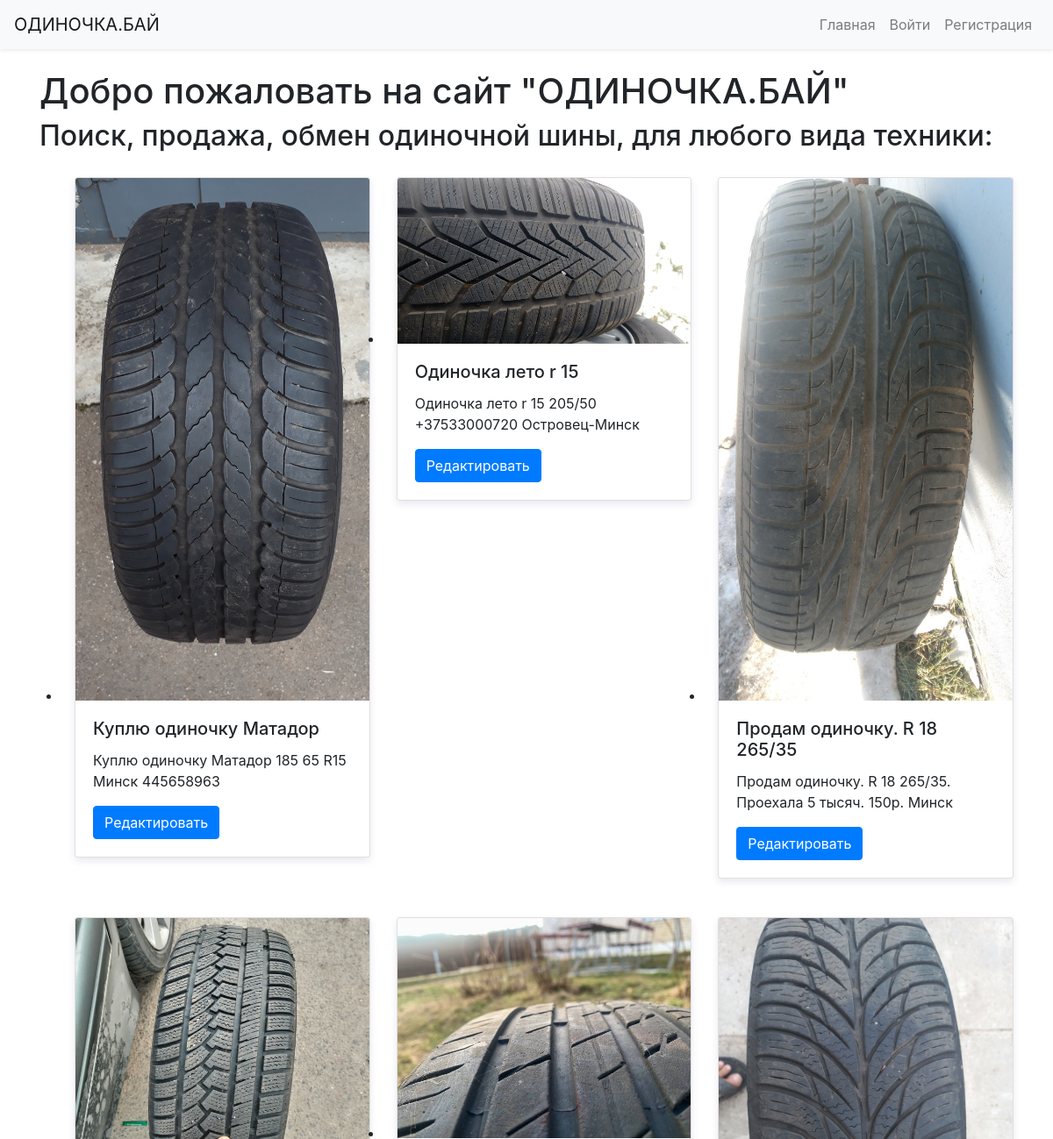
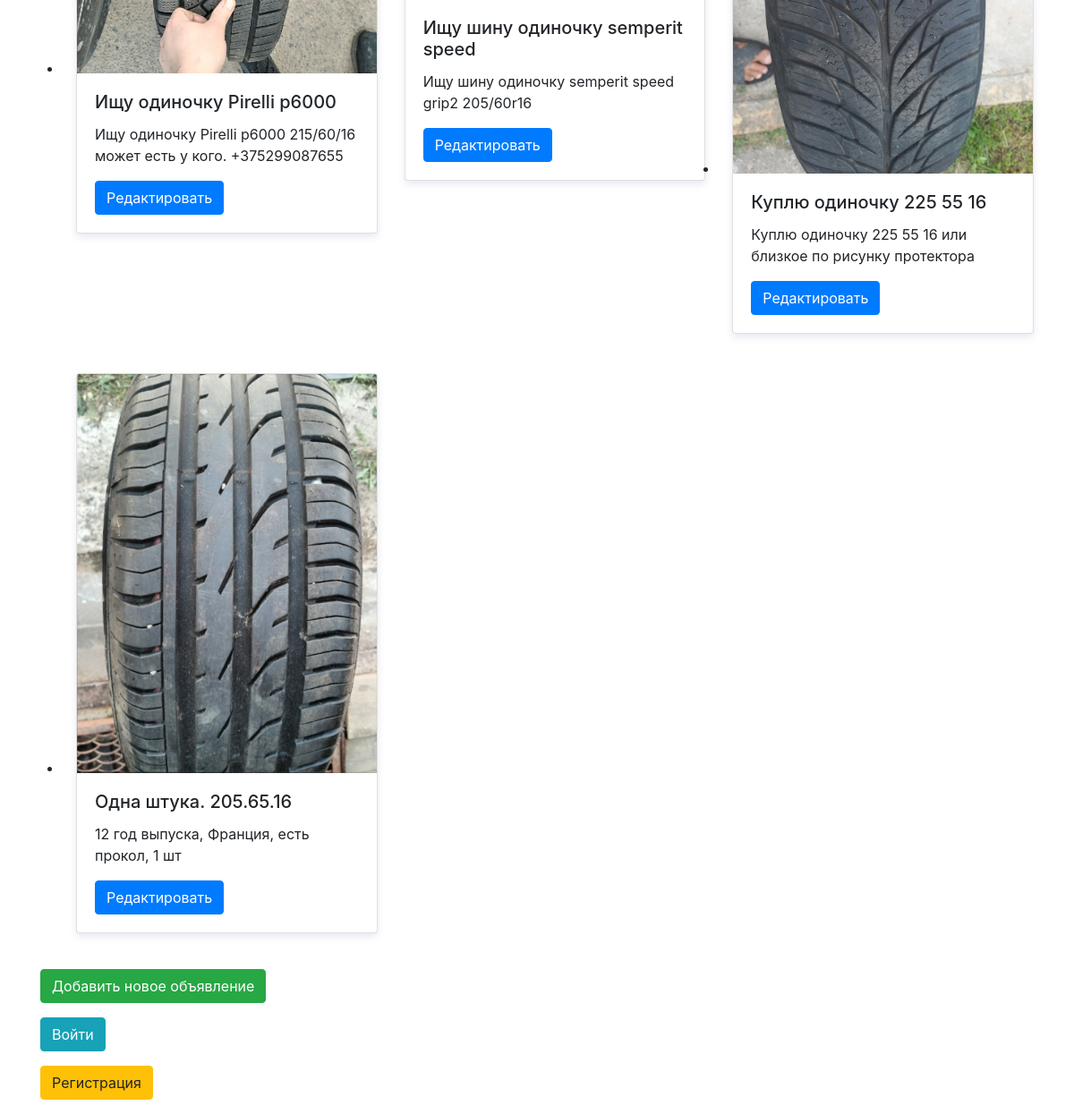
The page / on the database its author committed (2 pictures, top to bottom).
### app.py (models this page shows)
class Ad(db.Model):
    id = db.Column(db.Integer, primary_key=True)
    title = db.Column(db.String(200), nullable=False)
    description = db.Column(db.Text, nullable=False)
    image_filename = db.Column(db.String(200), nullable=True)
    user_id = db.Column(db.Integer, db.ForeignKey('user.id'), nullable=False)  # Связь с пользователем

### app.py (the view)
@app.route('/', methods=['GET'])
def index():
    ads = Ad.query.all()  # Извлекаем все объявления из базы данных
    return render_template('index.html', ads=ads)

### templates/index.html
{% extends 'base.html' %}
{% block content %}
    <h1>Добро пожаловать на сайт "ОДИНОЧКА.БАЙ"</h1>
    <h2>Поиск, продажа, обмен одиночной шины, для любого вида техники:</h2>
    <ul class="row">
    {% if ads %}
        {% for ad in ads %}
            <li class="col-md-4">
                <div class="card mb-4">
                    <img src="{{ url_for('static', filename='uploads/' + ad.image_filename) }}" class="card-img-top" alt="Image" />
                    <div class="card-body">
                        <h5 class="card-title">{{ ad.title }}</h5>
                        <p class="card-text">{{ ad.description }}</p>
                        <a href="{{ url_for('edit_ad', ad_id=ad.id) }}" class="btn btn-primary">Редактировать</a>
                    </div>
                </div>
            </li>
        {% endfor %}
    {% else %}
        <li class="col-12">Нет объявлений.</li>
    {% endif %}
    </ul>
    <p><a href="{{ url_for('add_ad') }}" class="btn btn-success">Добавить новое объявление</a></p>
    {% if current_user.is_authenticated %}
        <p><a href="{{ url_for('logout') }}" class="btn btn-danger">Выйти</a></p>
    {% else %}
        <p><a href="{{ url_for('login') }}" class="btn btn-info">Войти</a></p>
        <p><a href="{{ url_for('register') }}" class="btn btn-warning">Регистрация</a></p>
    {% endif %}
{% endblock %}

### templates/base.html (shortened to what this page needs)
<!DOCTYPE html>
<html lang="ru">
<head>
    <link rel="stylesheet" href="https://stackpath.bootstrapcdn.com/bootstrap/4.5.2/css/bootstrap.min.css">
    <link rel="stylesheet" href="static/styles.css">
</head>
<body>
    <nav class="navbar navbar-expand-lg navbar-light bg-light shadow-sm">
        <a class="navbar-brand" href="{{ url_for('index') }}">ОДИНОЧКА.БАЙ</a>
        <div class="collapse navbar-collapse" id="navbarNav">
            <ul class="navbar-nav ml-auto">
                <li class="nav-item"><a class="nav-link" href="{{ url_for('index') }}">Главная</a></li>
                {% if current_user.is_authenticated %}
                    <li class="nav-item"><a class="nav-link" href="{{ url_for('add_ad') }}">Добавить объявление</a></li>
                    <li class="nav-item"><a class="nav-link" href="{{ url_for('logout') }}">Выйти</a></li>
                {% else %}
                    <li class="nav-item"><a class="nav-link" href="{{ url_for('login') }}">Войти</a></li>
                    <li class="nav-item"><a class="nav-link" href="{{ url_for('register') }}">Регистрация</a></li>
                {% endif %}
            </ul>
        </div>
    </nav>
    <div class="container mt-4">
        {% block content %}
        {% endblock %}
    </div>
</body>
</html>

### static/styles.css (style rules this page uses)
.navbar { background-color: rgba(255, 255, 255, 0.9); }
.nav-link { transition: color 0.3s; }
.card { margin: 20px 0; box-shadow: 0 4px 8px rgba(45, 31, 121, 0.1); transition: transform 0.2s; }

### rows shown on the page
Ad: image_filename (picture), title "Куплю одиночку Матадор", description "Куплю одиночку Матадор 185 65 R15 Минск 445658963"
Ad: image_filename (picture), title "Одиночка лето r 15", description "Одиночка лето r 15 205/50 +37533000720 Островец-Минск"
Ad: image_filename (picture), title "Продам одиночку. R 18 265/35", description "Продам одиночку. R 18 265/35. Проехала 5 тысяч. 150р. Минск"
Ad: image_filename (picture), title "Ищу одиночку Pirelli p6000", description "Ищу одиночку Pirelli p6000 215/60/16 может есть у кого. +375299087655"
Ad: image_filename (picture), title "Ищу шину одиночку semperit speed", description "Ищу шину одиночку semperit speed grip2 205/60r16"
Ad: image_filename (picture), title "Куплю одиночку 225 55 16", description "Куплю одиночку 225 55 16 или близкое по рисунку протектора"
Ad: image_filename (picture), title "Одна штука. 205.65.16", description "12 год выпуска, Франция, есть прокол, 1 шт"
